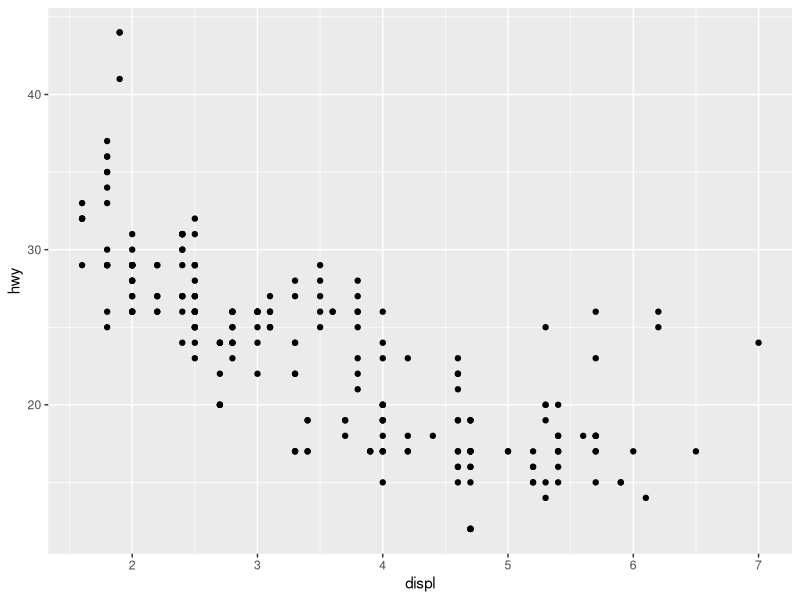
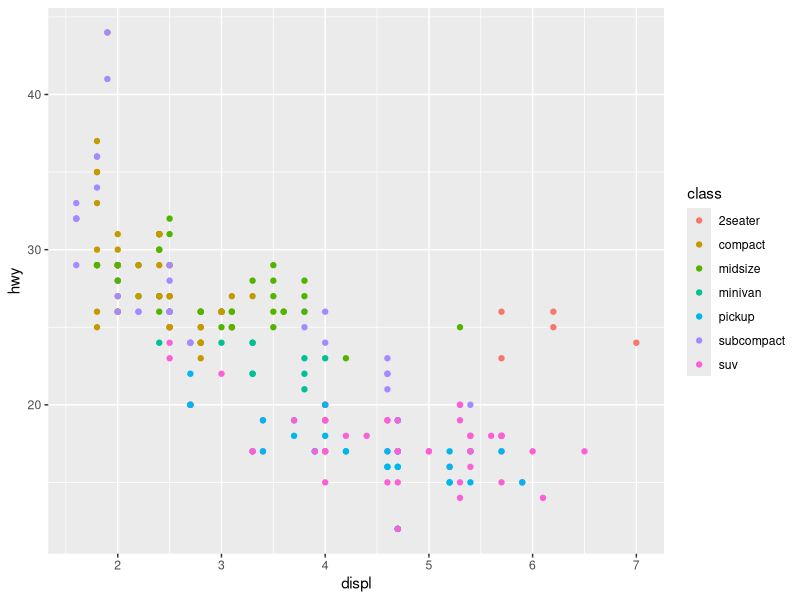
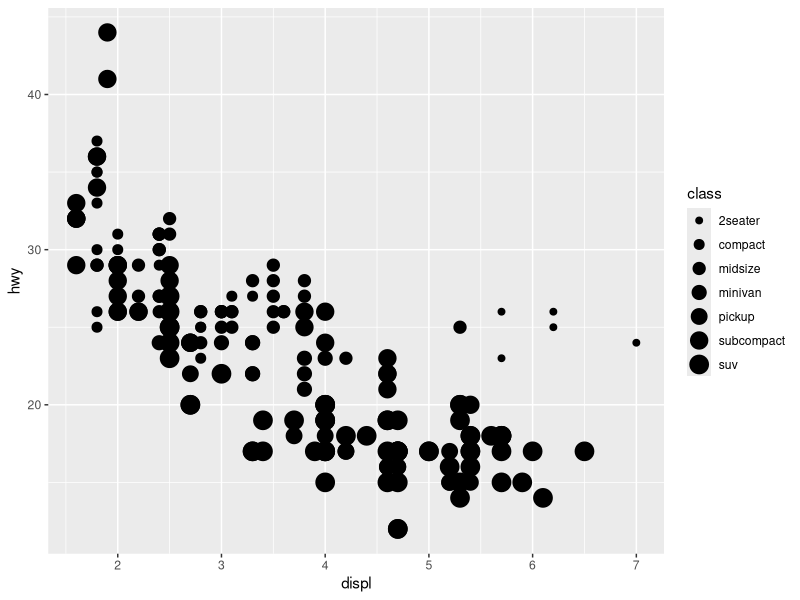
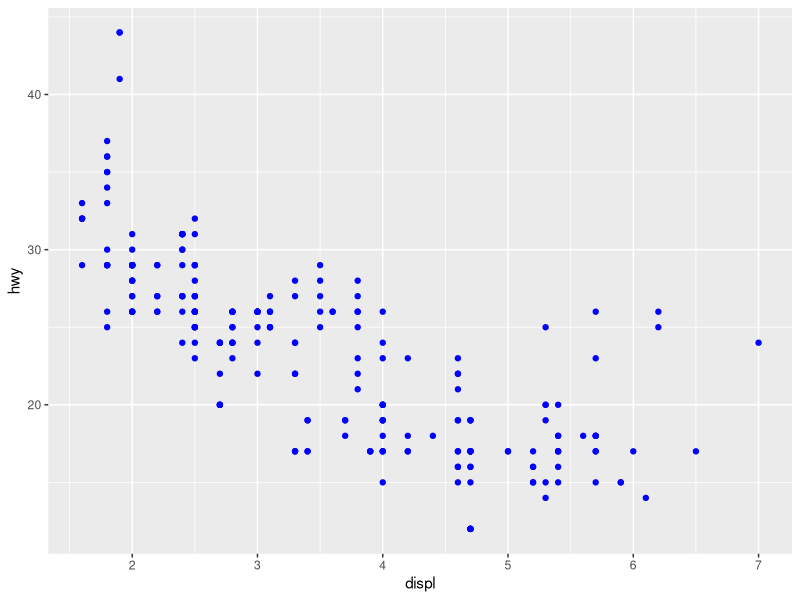
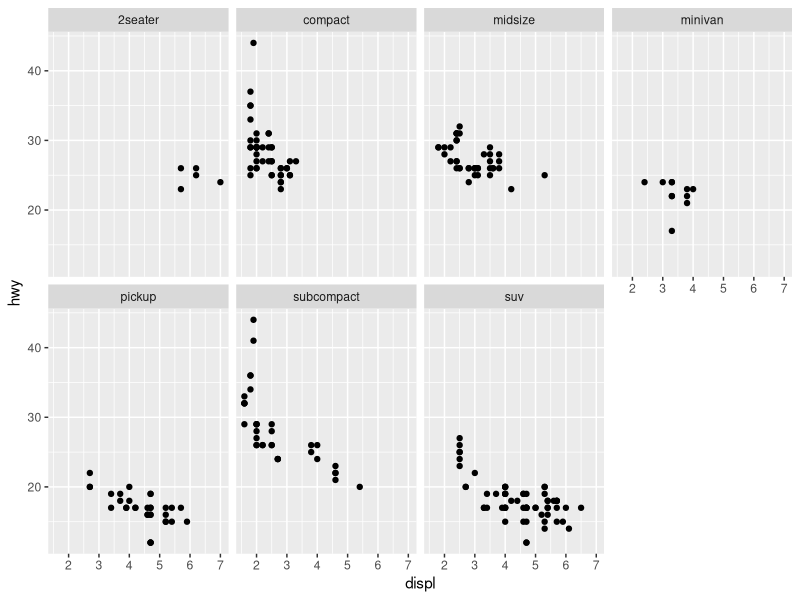
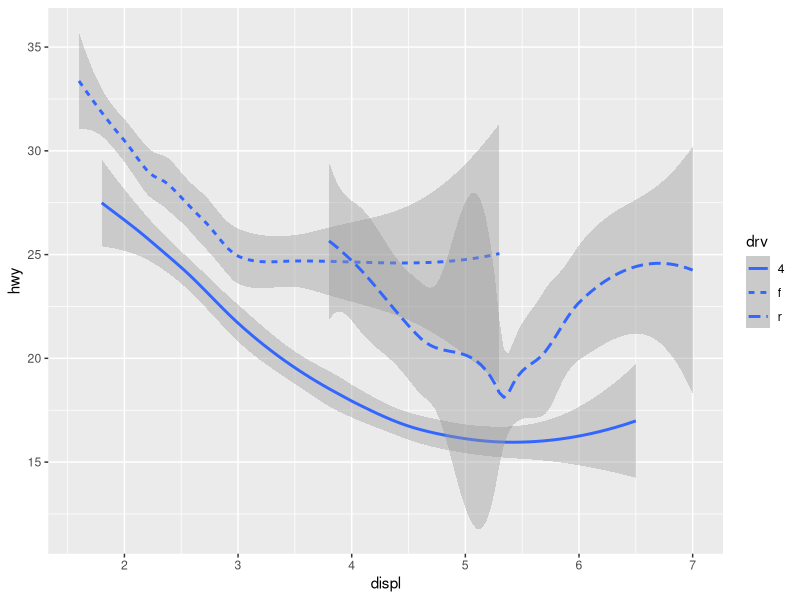
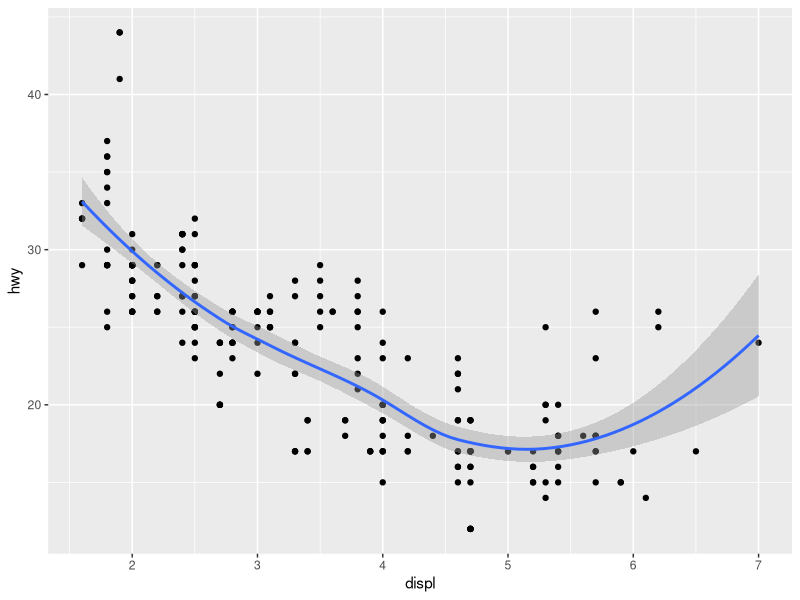
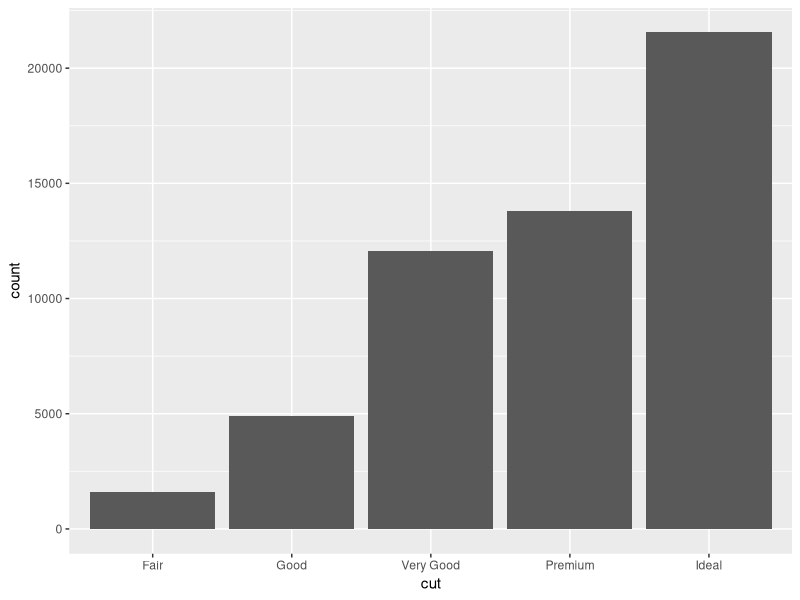

Write the R code that produced these figures, in order.
library(tidyverse)
# the data to be used
mpg
# display displ on the x-axis and hwy on the y-axis
ggplot(data = mpg) + 
  geom_point(mapping = aes(x = displ, y = hwy))
# use the column class to set colors
ggplot(data = mpg) + 
  geom_point(mapping = aes(x = displ, y = hwy, color = class))
# use the column class to set size
ggplot(data = mpg) + 
  geom_point(mapping = aes(x = displ, y = hwy, size = class))
# set the color to blue
ggplot(data = mpg) + 
  geom_point(mapping = aes(x = displ, y = hwy), color = "blue")
# split your plot into facets
ggplot(data = mpg) + 
  geom_point(mapping = aes(x = displ, y = hwy)) + 
  facet_wrap(~ class, nrow = 2)
# draw lines and choose different linetypes based on the column drv
ggplot(data = mpg) + 
  geom_smooth(mapping = aes(x = displ, y = hwy, linetype = drv))
# point and lines
ggplot(data = mpg) + 
  geom_point(mapping = aes(x = displ, y = hwy)) +
  geom_smooth(mapping = aes(x = displ, y = hwy))
# draw bars
ggplot(data = diamonds) + 
  geom_bar(mapping = aes(x = cut))
# draw bars with colors
ggplot(data = diamonds) + 
  geom_bar(mapping = aes(x = cut, fill = cut))
# show statistical summary
ggplot(data = diamonds) + 
  stat_summary(
    mapping = aes(x = cut, y = depth),
    fun.ymin = min,
    fun.ymax = max,
    fun.y = median
  )
# 